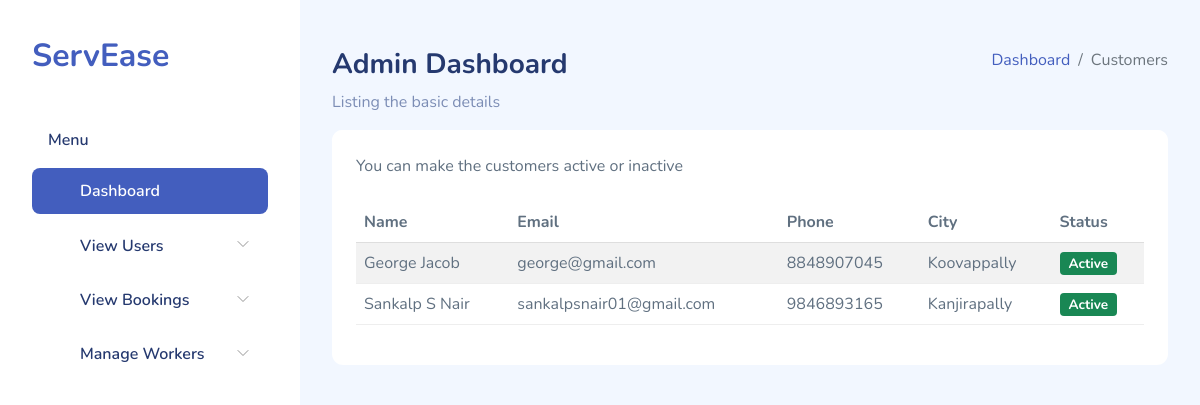
The page /manage_customers/ on the database its author committed.
### Home_app/models.py (models this page shows)
class Users(models.Model):
    user_id = models.AutoField(primary_key=True)
    firstname = models.CharField(max_length=20,blank=False)
    lastname = models.CharField(max_length=20,blank=False)
    email = models.EmailField(unique=True,blank=False)
    phone = models.CharField(max_length=10,null=True)
    address = models.TextField()
    place=models.CharField(max_length=30, blank=True)
    availability = models.IntegerField(default=0)
    district = models.CharField(max_length=20, blank=True)
    image = models.ImageField(upload_to='profile_pic', null=True, blank=True)
    password = models.CharField(max_length=256)
    usertype = models.CharField(max_length=20)
    active = models.BooleanField(default=True)

### Home_app/views.py (the view)
# urls.py: path('manage_customers/', views.Manage_Customers, name='manage_customers'),
def Manage_Customers(request):
    customers = Users.objects.filter(usertype='customer')
    return render(request, 'admin_temp/manage_customers.html',{'customers':customers})

### templates/admin_temp/manage_customers.html (shortened to what this page needs)
{% load static %}
<!DOCTYPE html>
<html lang="en">
<head>
    <link rel="stylesheet" href="{% static 'adm_assets/css/bootstrap.css' %}">
    <link rel="stylesheet" href="{% static 'adm_assets/vendors/iconly/bold.css'%}">
    <link rel="stylesheet" href="{% static 'adm_assets/vendors/perfect-scrollbar/perfect-scrollbar.css' %}">
    <link rel="stylesheet" href="{% static 'adm_assets/vendors/bootstrap-icons/bootstrap-icons.css' %}">
    <link rel="stylesheet" href="{% static 'adm_assets/css/app.css' %}">
</head>
<body>
    <div id="app">
        <div id="sidebar" class="active">
            <div class="sidebar-wrapper active">
                <div class="sidebar-header">
                    <div class="d-flex justify-content-between">
                        <div class="logo">
                            <a href="#">ServEase</a>
                        </div>
                    </div>
                </div>
<div class="sidebar-menu">
    <ul class="menu">
        <li class="sidebar-title">Menu</li>
        <li class="sidebar-item active ">
            <a href="{% url 'dashboard' %}" class='sidebar-link'>
                <i class="bi bi-grid-fill"></i>
                <span>Dashboard</span>
            </a>
        </li>
        <li class="sidebar-item  has-sub">
            <a href="#" class='sidebar-link'>
                <i class="bi bi-stack"></i>
                <span>View Users</span>
            </a>
        </li>
        <li class="sidebar-item  has-sub">
            <a href="#" class='sidebar-link'>
                <i class="bi bi-collection-fill"></i>
                <span>View Bookings</span>
            </a>
        </li>
        <li class="sidebar-item  has-sub">
            <a href="#" class='sidebar-link'>
                <i class="bi bi-stack"></i>
                <span>Manage Workers</span>
            </a>
        </li>
</div>
</div>
</div>
        <div id="main">
            <div class="page-heading">
                <div class="page-title">
                    <div class="row">
                        <div class="col-12 col-md-6 order-md-1 order-last">
                            <h3>Admin Dashboard</h3>
                            <p class="text-subtitle text-muted">Listing the basic details</p>
                        </div>
                        <div class="col-12 col-md-6 order-md-2 order-first">
                            <nav aria-label="breadcrumb" class="breadcrumb-header float-start float-lg-end">
                                <ol class="breadcrumb">
                                    <li class="breadcrumb-item"><a href="{% url 'dashboard' %}">Dashboard</a></li>
                                    <li class="breadcrumb-item active" aria-current="page">Customers</li>
                                </ol>
                            </nav>
                        </div>
                    </div>
                </div>
                <section class="section">
                    <div class="card">
                        <div class="card-header">
                            You can make the customers active or inactive
                        </div>
                        <div class="card-body">
                            <table class="table table-striped" id="table1">
                                <thead>
                                    <tr>
                                        <th>Name</th>
                                        <th>Email</th>
                                        <th>Phone</th>
                                        <th>City</th>
                                        <th>Status</th>
                                    </tr>
                                </thead>
                                <tbody>
                                    {% for customer in customers %}
                                    <tr>
                                        <td>{{ customer.firstname }} {{ customer.lastname }}</td>
                                        <td>{{ customer.email }}</td>
                                        <td>{{ customer.phone }}</td>
                                        <td>{{ customer.place }}</td>
                                        <td>
                                            <a href="{% url 'change_status' customer.user_id %}">
                                                {% if customer.availability %}
                                                    <span class="badge bg-success">Active</span>
                                                {% else %}
                                                    <span class="badge bg-danger">Inactive</span>
                                                {% endif %}
                                            </a>
                                        </td>
                                    </tr>
                                    {% empty %}
                                    <tr>
                                        <td colspan="5">No customers found.</td>
                                    </tr>
                                    {% endfor %}
                                </tbody>
                            </table>
                        </div>
                    </div>
                </section>
            </div>
        </div>
    </div>
</body>
</html>

### static/adm_assets/css/app.css (style rules this page uses)
.card { margin-bottom:2.2rem;border:none }
.card .card-header { border:none }
.card .card-header~.card-body { padding-top:0 }
.card .card-body { padding:1.5rem }
#sidebar.active .sidebar-wrapper { left:0 }
.sidebar-wrapper { width:300px;height:100vh;position:fixed;top:0;z-index:10;overflow-y:auto;background-color:#fff;bottom:0;transition:left .5s ease-out }
.sidebar-wrapper .sidebar-header { padding:2rem 2rem 1rem;font-size:2rem;font-weight:700 }
.sidebar-wrapper .menu { margin-top:2rem;padding:0 2rem;font-weight:600 }
.sidebar-wrapper .menu .sidebar-title { padding:0 1rem;margin:1.5rem 0 1rem;font-size:1rem;list-style:none;font-weight:600;color:#25396f }
.sidebar-wrapper .menu .sidebar-link { display:block;padding:.7rem 1rem;font-size:1rem;display:flex;align-items:center;border-radius:.5rem;transition:all .5s;text-decoration:none;color:#25396f }
.sidebar-wrapper .menu .sidebar-link i,.sidebar-wrapper .menu .sidebar-link svg { color:#7c8db5 }
.sidebar-wrapper .menu .sidebar-link span { margin-left:1rem }
.sidebar-wrapper .menu .sidebar-item { list-style:none;margin-top:.5rem;position:relative }
.sidebar-wrapper .menu .sidebar-item.has-sub .sidebar-link:after { position:absolute;color:#ccc;right:15px;top:12px;display:block }
.sidebar-wrapper .menu .sidebar-item.active .sidebar-link { background-color:#435ebe }
.sidebar-wrapper .menu .sidebar-item.active .sidebar-link span { color:#fff }
.sidebar-wrapper .menu .sidebar-item.active .sidebar-link i,.sidebar-wrapper .menu .sidebar-item.active .sidebar-link svg { fill:#fff;color:#fff }
.dataTable-table td,.dataTable-table thead th,.table td,.table thead th { vertical-align:middle }
.dataTable-table:not(.table-borderless) thead th,.table:not(.table-borderless) thead th { border-bottom:1px solid #dedede!important }
.bi { width:1rem;height:1rem }
#main { margin-left:300px;padding:2rem }
.page-heading { margin:0 0 2rem }
.page-heading h3 { font-weight:700 }
a { text-decoration:none }

### rows shown on the page
Users: firstname "George", lastname "Jacob", email "george@gmail.com", phone "8848907045", place "Koovappally", availability "Active"
Users: firstname "Sankalp", lastname "S Nair", email "sankalpsnair01@gmail.com", phone "9846893165", place "Kanjirapally", availability "Active"
